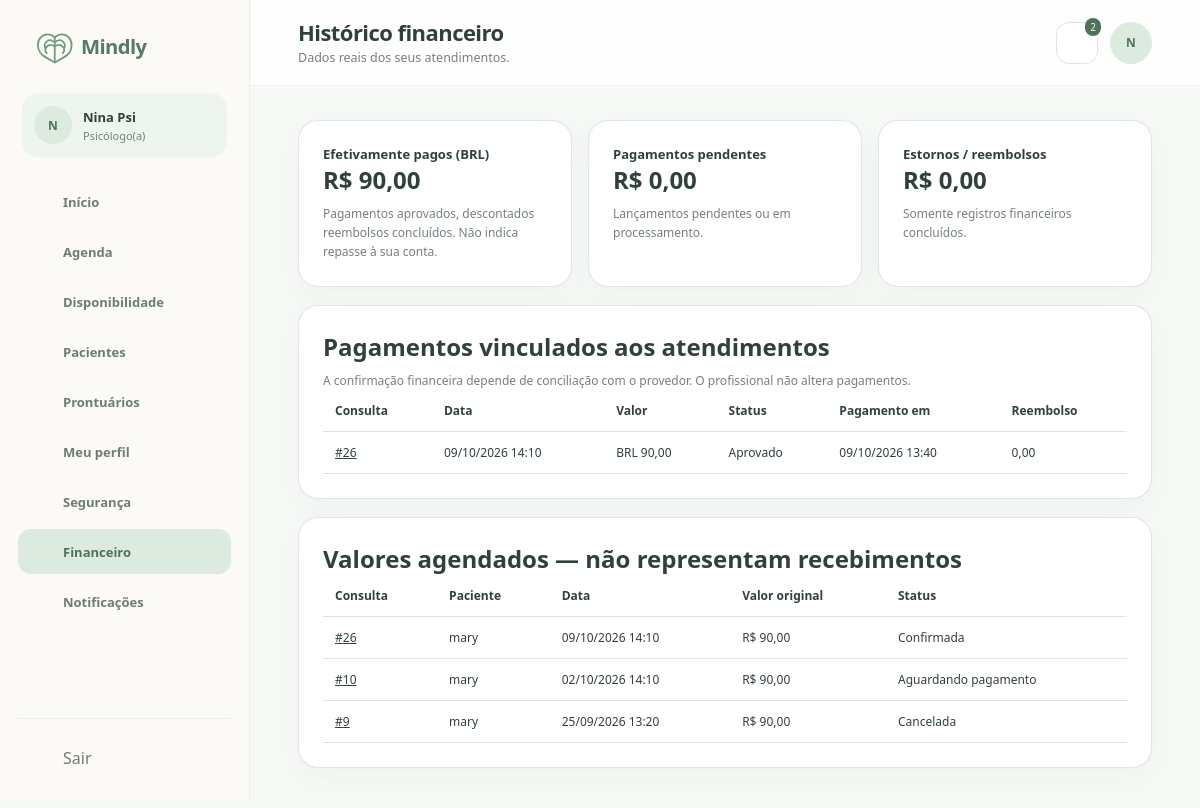
Page /view/financeiroPsicologo.php (signed in) on the committed database.
### tables this page shows
CREATE TABLE `psicologos` (
  `usuario_id` bigint(20) UNSIGNED NOT NULL,
  `crp` varchar(24) NOT NULL,
  `nome_profissional` varchar(150) DEFAULT NULL,
  `area_atuacao` varchar(150) DEFAULT NULL,
  `biografia` text DEFAULT NULL,
  `abordagem` text DEFAULT NULL,
  `valor_consulta` decimal(10,2) NOT NULL DEFAULT 0.00,
  `duracao_padrao_minutos` smallint(5) UNSIGNED NOT NULL DEFAULT 50,
  `status_verificacao` enum('pendente','aprovado','rejeitado') NOT NULL DEFAULT 'pendente',
  `verificado_em` datetime DEFAULT NULL,
  `criado_em` timestamp NOT NULL DEFAULT current_timestamp(),
  `atualizado_em` timestamp NOT NULL DEFAULT current_timestamp() ON UPDATE current_timestamp()
);

CREATE TABLE `usuarios` (
  `id` bigint(20) UNSIGNED NOT NULL,
  `nome` varchar(150) NOT NULL,
  `email` varchar(190) NOT NULL,
  `senha_hash` varchar(255) NOT NULL,
  `papel` enum('paciente','psicologo','admin') NOT NULL,
  `telefone` varchar(20) DEFAULT NULL,
  `avatar_url` varchar(500) DEFAULT NULL,
  `status` enum('pendente','ativo','suspenso','inativo') NOT NULL DEFAULT 'ativo',
  `email_verificado_em` datetime DEFAULT NULL,
  `ultimo_acesso_em` datetime DEFAULT NULL,
  `criado_em` timestamp NOT NULL DEFAULT current_timestamp(),
  `atualizado_em` timestamp NOT NULL DEFAULT current_timestamp() ON UPDATE current_timestamp()
);

CREATE TABLE `pagamentos` (
  `id` bigint(20) UNSIGNED NOT NULL,
  `consulta_id` bigint(20) UNSIGNED NOT NULL,
  `metodo_pagamento_id` bigint(20) UNSIGNED DEFAULT NULL,
  `provedor` varchar(50) DEFAULT NULL,
  `referencia_externa` varchar(190) DEFAULT NULL,
  `metodo` enum('pix','cartao') NOT NULL,
  `status` enum('pendente','processando','aprovado','recusado','cancelado','estornado') NOT NULL DEFAULT 'pendente',
  `valor` decimal(10,2) NOT NULL,
  `moeda` char(3) NOT NULL DEFAULT 'BRL',
  `vencimento_em` datetime DEFAULT NULL,
  `pago_em` datetime DEFAULT NULL,
  `recibo_url` varchar(500) DEFAULT NULL,
  `criado_em` timestamp NOT NULL DEFAULT current_timestamp(),
  `atualizado_em` timestamp NOT NULL DEFAULT current_timestamp() ON UPDATE current_timestamp()
);

CREATE TABLE `consultas` (
  `id` bigint(20) UNSIGNED NOT NULL,
  `horario_id` bigint(20) UNSIGNED NOT NULL,
  `psicologo_id` bigint(20) UNSIGNED NOT NULL,
  `paciente_id` bigint(20) UNSIGNED NOT NULL,
  `consulta_origem_id` bigint(20) UNSIGNED DEFAULT NULL,
  `valor` decimal(10,2) NOT NULL,
  `modalidade` enum('online') NOT NULL DEFAULT 'online',
  `status` enum('aguardando_pagamento','confirmada','em_andamento','concluida','cancelada','nao_compareceu') NOT NULL DEFAULT 'aguardando_pagamento',
  `motivo_cancelamento` varchar(500) DEFAULT NULL,
  `cancelada_em` datetime DEFAULT NULL,
  `iniciada_em` datetime DEFAULT NULL,
  `encerrada_em` datetime DEFAULT NULL,
  `criado_em` timestamp NOT NULL DEFAULT current_timestamp(),
  `atualizado_em` timestamp NOT NULL DEFAULT current_timestamp() ON UPDATE current_timestamp(),
  `horario_ocupado_id` bigint(20) UNSIGNED GENERATED ALWAYS AS (case when `status` = 'cancelada' then NULL else `horario_id` end) STORED
);

CREATE TABLE `horarios_agenda` (
  `id` bigint(20) UNSIGNED NOT NULL,
  `psicologo_id` bigint(20) UNSIGNED NOT NULL,
  `inicio_em` datetime NOT NULL,
  `fim_em` datetime NOT NULL,
  `status` enum('livre','reservado','bloqueado') NOT NULL DEFAULT 'livre',
  `criado_em` timestamp NOT NULL DEFAULT current_timestamp(),
  `atualizado_em` timestamp NOT NULL DEFAULT current_timestamp() ON UPDATE current_timestamp()
);

### view/financeiroPsicologo.php (the view, shortened to what the rows shown need)
<?php require_once __DIR__ . '/../controller/Auth.php';
$currentUser = requireRole('psicologo');
require_once __DIR__ . '/../controller/DadosController.php';
$d = loadPageData(basename(__FILE__), $currentUser);
require_once __DIR__ . '/componentes/componentes.php';
require_once __DIR__ . '/componentes/dados.php'; ?>
<!DOCTYPE html>
<html lang="pt-BR">
<head>
    <link rel="stylesheet" href="../css/componentes.css">
    <link rel="stylesheet" href="../css/financeiroPsicologo.css">
</head>
<body>
    <?php abrirLayout('psicologo', 'financeiro', 'Histórico financeiro', 'Dados reais dos seus atendimentos.', $currentUser['nome']); ?>
    <?php $paid = 0;
    $pending = 0;
    $refunded = 0;
    foreach ($d['pagamentos'] as $payment) {
        if ($payment['status'] === 'aprovado' && $payment['pago_em'])
            $paid += max(0, (float) $payment['valor'] - (float) $payment['reembolsado']);
        $refunded += $payment['status'] === 'estornado' ? (float) $payment['valor'] : (float) $payment['reembolsado'];
    } ?>
    <div class="financeiro-indicadores">
        <article class="cartao">
            <h2>Efetivamente pagos (BRL)</h2><strong><?= money($paid) ?></strong>
        </article>
        <article class="cartao">
            <h2>Pagamentos pendentes</h2><strong><?= money($pending) ?></strong>
        </article>
        <article class="cartao">
            <h2>Estornos / reembolsos</h2><strong><?= money($refunded) ?></strong>
        </article>
    </div>
    <section class="cartao">
        <h2>Pagamentos vinculados aos atendimentos</h2>
        <div class="tabela-responsiva">
            <table>
                <thead>
                    <tr>
                        <th>Consulta</th>
                        <th>Data</th>
                        <th>Valor</th>
                        <th>Status</th>
                        <th>Pagamento em</th>
                        <th>Reembolso</th>
                    </tr>
                </thead>
                <tbody><?php foreach ($d['pagamentos'] as $payment): ?>
                        <tr>
                            <td><a
                                    href="salaAtendimentoPsicologo.php?consulta_id=<?= (int) $payment['consulta_id'] ?>">#<?= (int) $payment['consulta_id'] ?></a>
                            </td>
                            <td><?= dateLabel($payment['inicio_em']) ?></td>
                            <td><?= e($payment['moeda']) ?>     <?= number_format((float) $payment['valor'], 2, ',', '.') ?></td>
                            <td><?= e(statusLabel($payment['status'])) ?></td>
                            <td><?= dateLabel($payment['pago_em']) ?></td>
                            <td><?= number_format((float) $payment['reembolsado'], 2, ',', '.') ?></td>
                        </tr><?php endforeach; ?>
                </tbody>
            </table>
        </div><?php if (!$d['pagamentos'])
            emptyState('Nenhum pagamento registrado para seus atendimentos.'); ?>
    </section>
    <section class="cartao">
        <h2>Valores agendados — não representam recebimentos</h2>
        <div class="tabela-responsiva">
            <table>
                <thead>
                    <tr>
                        <th>Consulta</th>
                        <th>Paciente</th>
                        <th>Data</th>
                        <th>Valor original</th>
                        <th>Status</th>
                    </tr>
                </thead>
                <tbody><?php foreach (array_reverse($d['consultas']) as $c): ?>
                        <tr>
                            <td><a
                                    href="salaAtendimentoPsicologo.php?consulta_id=<?= (int) $c['id'] ?>">#<?= (int) $c['id'] ?></a>
                            </td>
                            <td><?= e($c['paciente_nome']) ?></td>
                            <td><?= dateLabel($c['inicio_em']) ?></td>
                            <td><?= money($c['valor']) ?></td>
                            <td><?= e(statusLabel($c['status'])) ?></td>
                        </tr><?php endforeach; ?>
                </tbody>
            </table>
        </div><?php if (!$d['consultas'])
            emptyState('Nenhuma consulta registrada.'); ?>
    </section>
    <?php fecharLayout(); ?>
</body>
</html>

### view/componentes/componentes.php (shortened to what the rows shown need)
<?php
function icon($name, $class = '')
{
    $svg = $icons[$name] ?? $icons['home'];
    return '<svg class="icone ' . $class . '" viewBox="0 0 24 24" aria-hidden="true">' . $svg . '</svg>';
}
function abrirLayout($perfil, $ativo, $titulo, $subtitulo, $nome)
{
    global $currentUser, $d;
    $nome = e($currentUser['nome']);
    $perfilLabel = $perfil === 'paciente' ? 'Paciente' : ($perfil === 'psicologo' ? 'Psicólogo(a)' : 'Administrador');
    $iniciais = e(mb_strtoupper(mb_substr($currentUser['nome'], 0, 1)));
    echo '<div class="app">';
    echo '<aside class="sidebar">';
    echo '<div class="perfil-lateral"><span class="avatar avatar-pequeno">' . $iniciais . '</span><div><strong>' . $nome . '</strong><span>' . $perfilLabel . '</span></div></div>';
    echo '</aside>';
    echo '<main class="area-app">';
    echo '<header class="topbar"><div class="titulo-topbar"><h1>' . $titulo . '</h1><p>' . $subtitulo . '</p></div><div class="acoes-topbar"><details class="notificacoes"><summary class="botao-icone" aria-label="Notificações">' . icon('bell');
    echo '</summary><div class="painel-notificacoes"><h2>Notificações</h2>';
    echo '</div></details><span class="avatar">' . $iniciais . '</span></div></header>';
    echo '<section class="conteudo-app">';
}
function fecharLayout()
{
    echo '</section></main></div>';
}
?>

### rows in the picture
psicologos: usuario_id.nome "N", usuario_id.nome "Nina Psi"
pagamentos: consulta "26", inicio_em "09/10/2026 14:10", moeda "BRL", valor "90,00", status "Aprovado", pago_em "09/10/2026 13:40", reembolsado "0,00"
consultas: id "26", usuarios.nome "mary", horario.inicio_em "09/10/2026 14:10", valor "R$ 90,00", status "Confirmada"
consultas: id "10", usuarios.nome "mary", horario.inicio_em "02/10/2026 14:10", valor "R$ 90,00", status "Aguardando pagamento"
consultas: id "9", usuarios.nome "mary", horario.inicio_em "25/09/2026 13:20", valor "R$ 90,00", status "Cancelada"

### other values in the picture
$perfilLabel "Psicólogo(a)"
$label "Início"
$label "Agenda"
$label "Disponibilidade"
$label "Pacientes"
$label "Prontuários"
$label "Meu perfil"
$label "Segurança"
$label "Financeiro"
$label "Notificações"
$titulo "Histórico financeiro"
$subtitulo "Dados reais dos seus atendimentos."
count($d['notificacoes']) "2"
money($paid) "R$ 90,00"
money($pending) "R$ 0,00"
